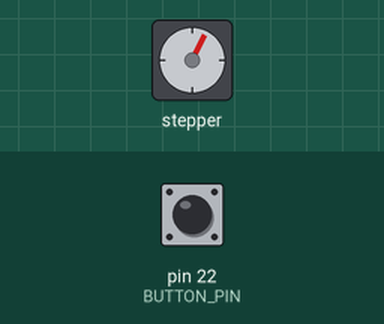
The sketch below on a simulated Arduino Mega 2560, built with avr-gcc and run on an emulated ATmega2560. On the bench: stepper motor. Wiring (inferred from the names in the program): stepper motor driver (200 steps per turn assumed): step pin 43; direction pin 57; enable pin 42. The inputs (shaded band) are chosen by the test bench; at power-on: pin 22 (BUTTON_PIN) HIGH.

Above: at 1.25 s.
1.3 s: pin 22 (BUTTON_PIN) pulled LOW for 3.2 s
At 4.95 s:
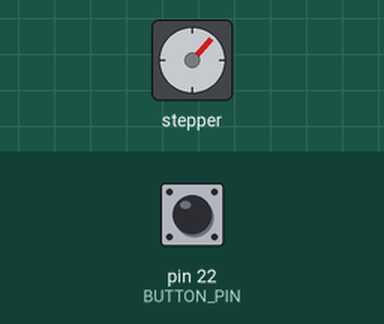
7.2 s: pin 22 (BUTTON_PIN) pulled LOW for 0.15 s
At 7.36 s:
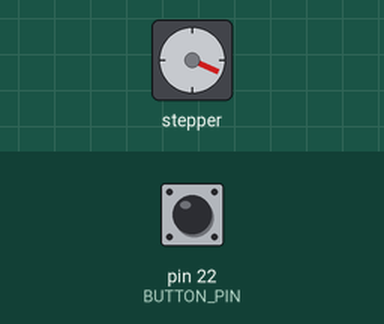
10.2 s: pin 22 (BUTTON_PIN) pulled LOW for 1 s
At 11.65 s:
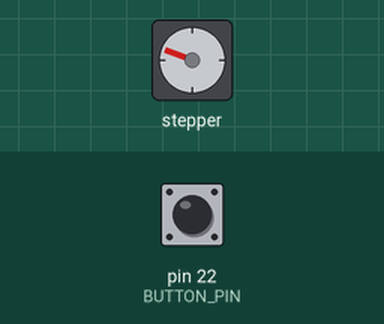
Timing chart, 0 to 20.2 s (numbered marks = the images above; inputs shaded):
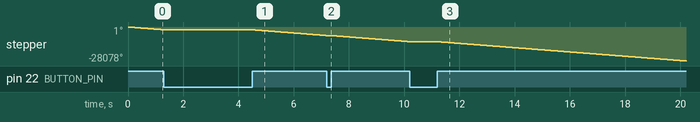

The sketch:

stepper_test.ino
```cpp
// Pin definitions
#define BUTTON_PIN  22
#define ENABLE_PIN  42
#define STEP_PIN    43
#define DIR_PIN     57

// Stepper settings
#define STEP_DELAY_US  500   // Microseconds between steps (adjust for speed)

void setup() {
  pinMode(BUTTON_PIN, INPUT_PULLUP);  // Button pulls LOW when pressed
  pinMode(ENABLE_PIN, OUTPUT);
  pinMode(STEP_PIN,   OUTPUT);
  pinMode(DIR_PIN,    OUTPUT);

  digitalWrite(ENABLE_PIN, HIGH);  // Disable motor initially (most drivers: HIGH = disabled)
  digitalWrite(DIR_PIN,    LOW);   // Set direction
}

void loop() {
  if (digitalRead(BUTTON_PIN) == HIGH) {  // Button held down
    digitalWrite(ENABLE_PIN, LOW);        // Enable motor
    doStep();
  } else {
    digitalWrite(ENABLE_PIN, HIGH);       // Disable motor (saves power, reduces heat)
  }
}

void doStep() {
  digitalWrite(STEP_PIN, HIGH);
  delayMicroseconds(STEP_DELAY_US);
  digitalWrite(STEP_PIN, LOW);
  delayMicroseconds(STEP_DELAY_US);
}
```
